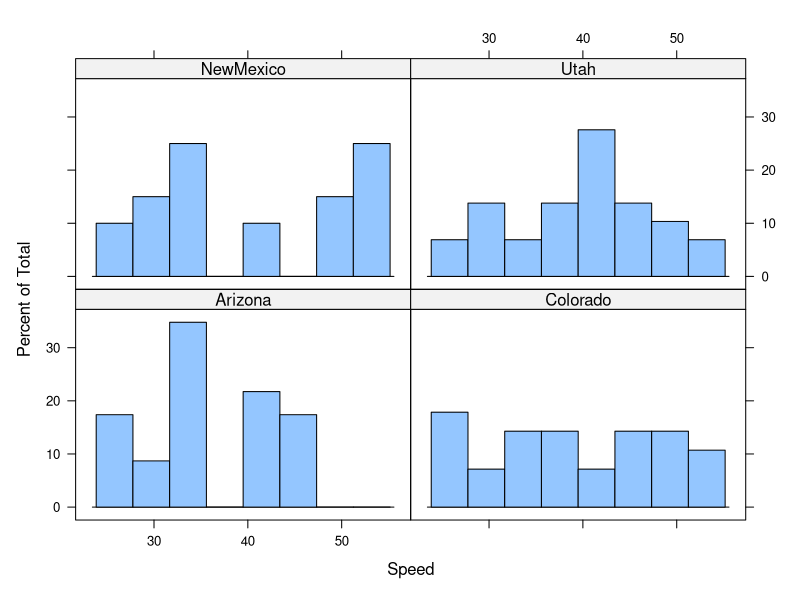
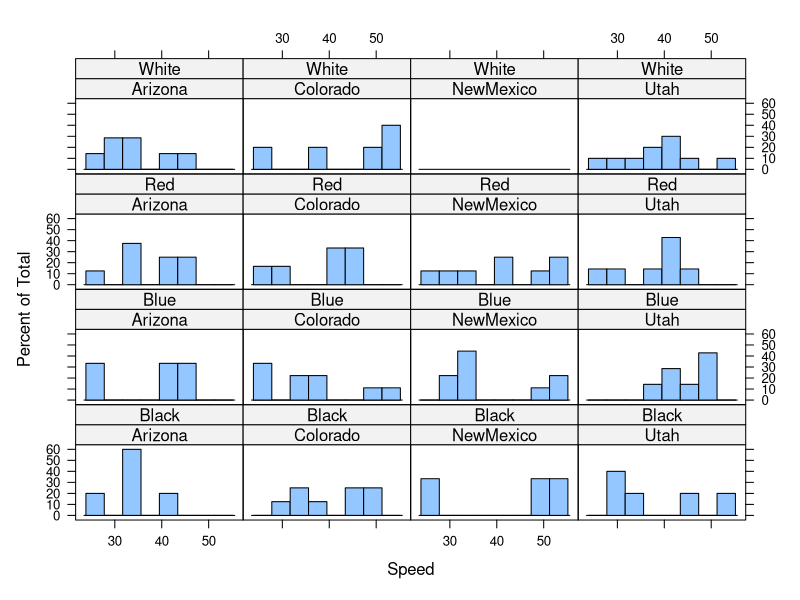
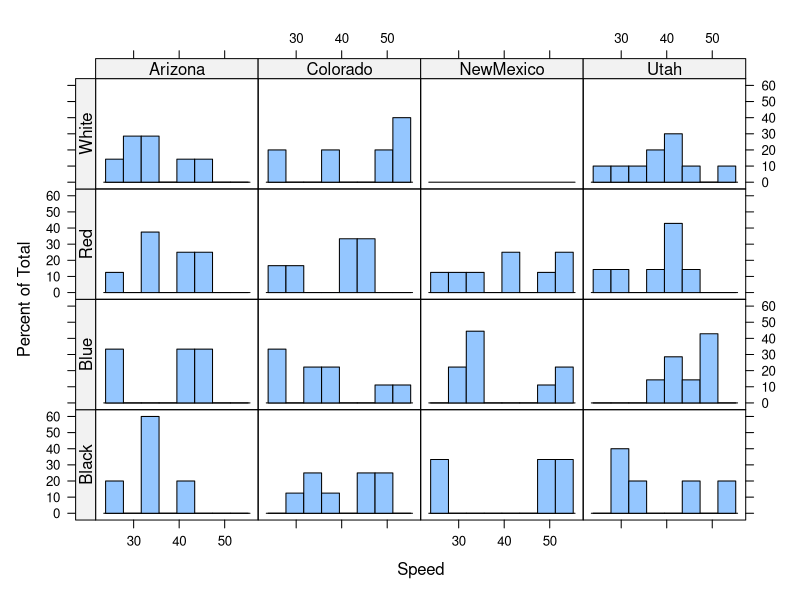
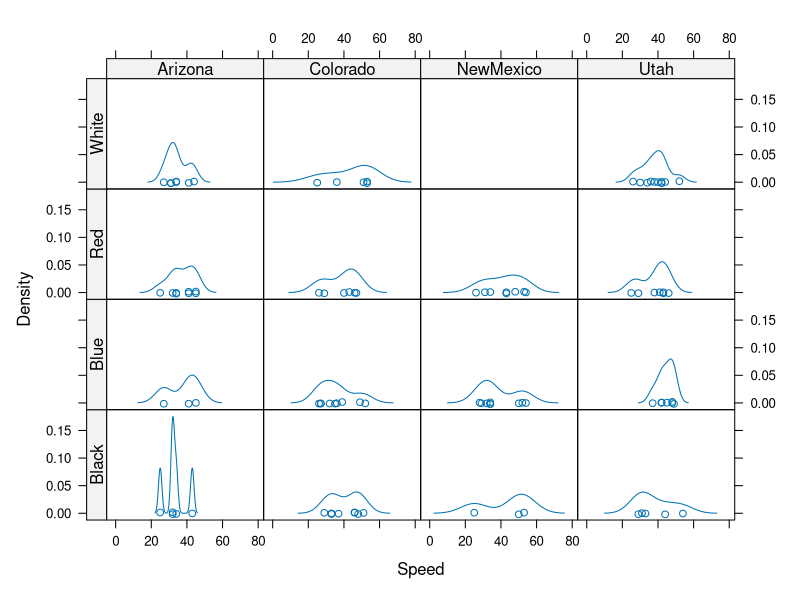
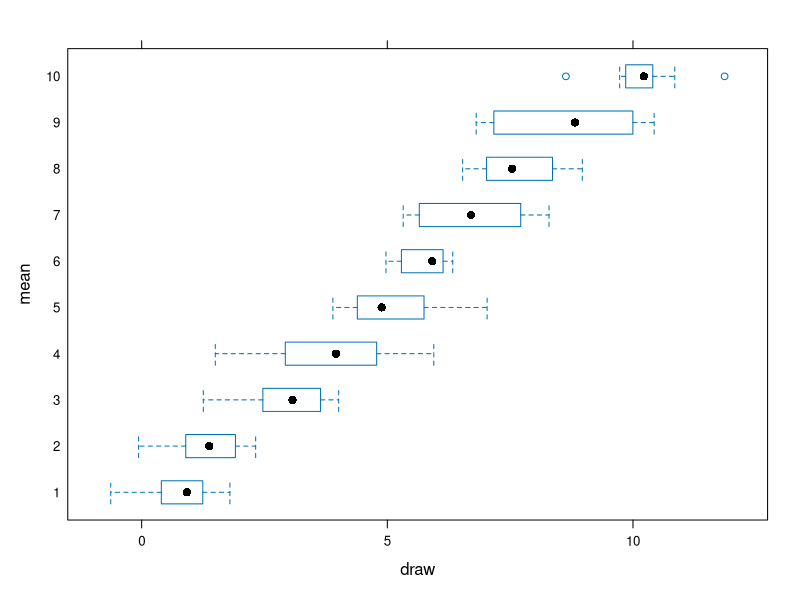

Reproduce these figures in R, in order.
## Looking at car speed data and random samples with different means

## Car speeds
speeds <- read.table('car-speeds.csv', sep=",", header=TRUE)
utahcars <- subset(speeds,State=='Utah')

# mean, standard dev, and length
moments <- function(thedata) {
  mm <- mean(thedata)
  sd <- sd(thedata)
  n <- length(thedata)
  return(data.frame(mean=mm,sd=sd,length=n))
}

# find mean, stdev, and # of utah cars
moments(utahcars$Speed)

library(plyr)

# split by color and state, find the moments of each combination
speed_summary <- ddply(
  speeds, c('Color','State'), function(df) {
    moments(df$Speed)
  }
)
# split by color, find the moments of each
speed_summary2 <- ddply(
  speeds, c('Color'), function(df) {
    moments(df$Speed)
  }
)
# different types of plotting
library(lattice)
summary(speeds)
histogram(~Speed|State,speeds)# y~x|conditional
histogram(~Speed|State*Color,speeds)
library(latticeExtra)
useOuterStrips(histogram(~Speed|State*Color,speeds))
useOuterStrips(densityplot(~Speed|State*Color,speeds))


## advanced -- use ldply to make a data.frame that has 10 draws of rnorm each for mean=1:10
## then use bwplot to plot results
## bonus points: *indentation, useful variable names, comments

mean <- (1:10)
# create long x 2 list of mean,sample
data <- ldply(mean,
  function(x){
    data.frame(mean=x,draw=rnorm(10,mean=x))
  }
)
# box-and-whisper plot
bwplot(mean~draw,data)

# matrix form - doesn't work with lattice
mean <- (1:10)
data <- ldply(mean,
  function(x){
    rnorm(10,mean=x)
  }
)
